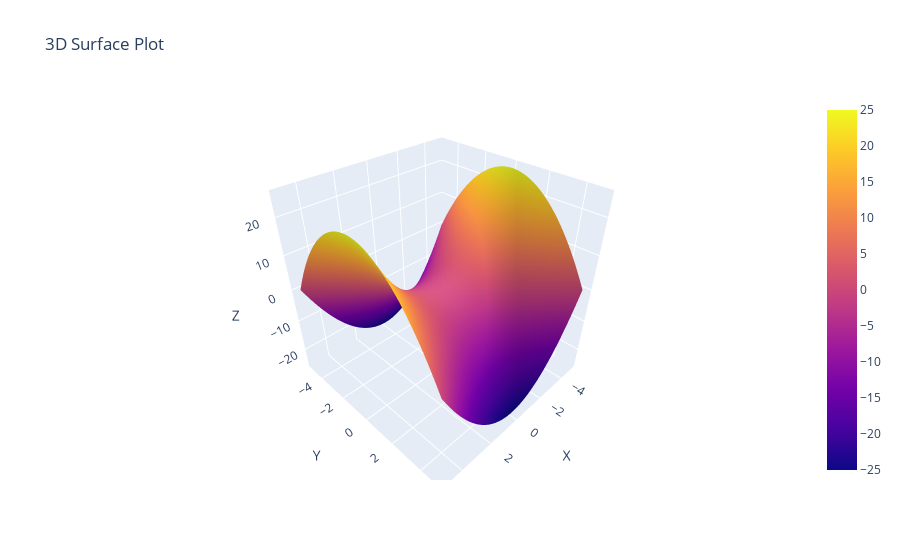

Write notebook code for a chart like this one.
### Markdown cell above
### 3D Surface Plot: Example Surface Plot
Using Plotly, this code creates a 3D surface plot. It generates a grid of 100 points in each direction with x and y values. With these x and y values, a mathematical function (a saddle-shaped surface) is defined. The defined function is plotted in 3D using Plotly by the code. The generated plot has a title and three axes (X, Y, and Z) that are labeled for visualization and surface exploration.

### Code cell
# Create a grid of x and y values
x = np.linspace(-5, 5, 100)
y = np.linspace(-5, 5, 100)
X, Y = np.meshgrid(x, y)

# Define a function (e.g., a saddle-shaped surface)
Z = X**2 - Y**2

# Create a 3D surface plot with Plotly
fig = go.Figure(data=[go.Surface(z=Z, x=X, y=Y)])
fig.update_layout(title='3D Surface Plot', scene=dict(xaxis_title='X', yaxis_title='Y', zaxis_title='Z'))
fig.show()

### Figure 1 — Plotly figure (JSON) as saved in the notebook; plotly's stock layout.template omitted (floating-point values rounded to 4 significant figures; data arrays with more than 128 entries replaced by an {"elided": "..."} marker saying what was removed)
{"data": [{"type": "surface", "x": {"elided": "100x100 float values"}, "y": {"elided": "100x100 float values"}, "z": {"elided": "100x100 float values"}}], "layout": {"scene": {"xaxis": {"title": {"text": "X"}}, "yaxis": {"title": {"text": "Y"}}, "zaxis": {"title": {"text": "Z"}}}, "title": {"text": "3D Surface Plot"}}}
